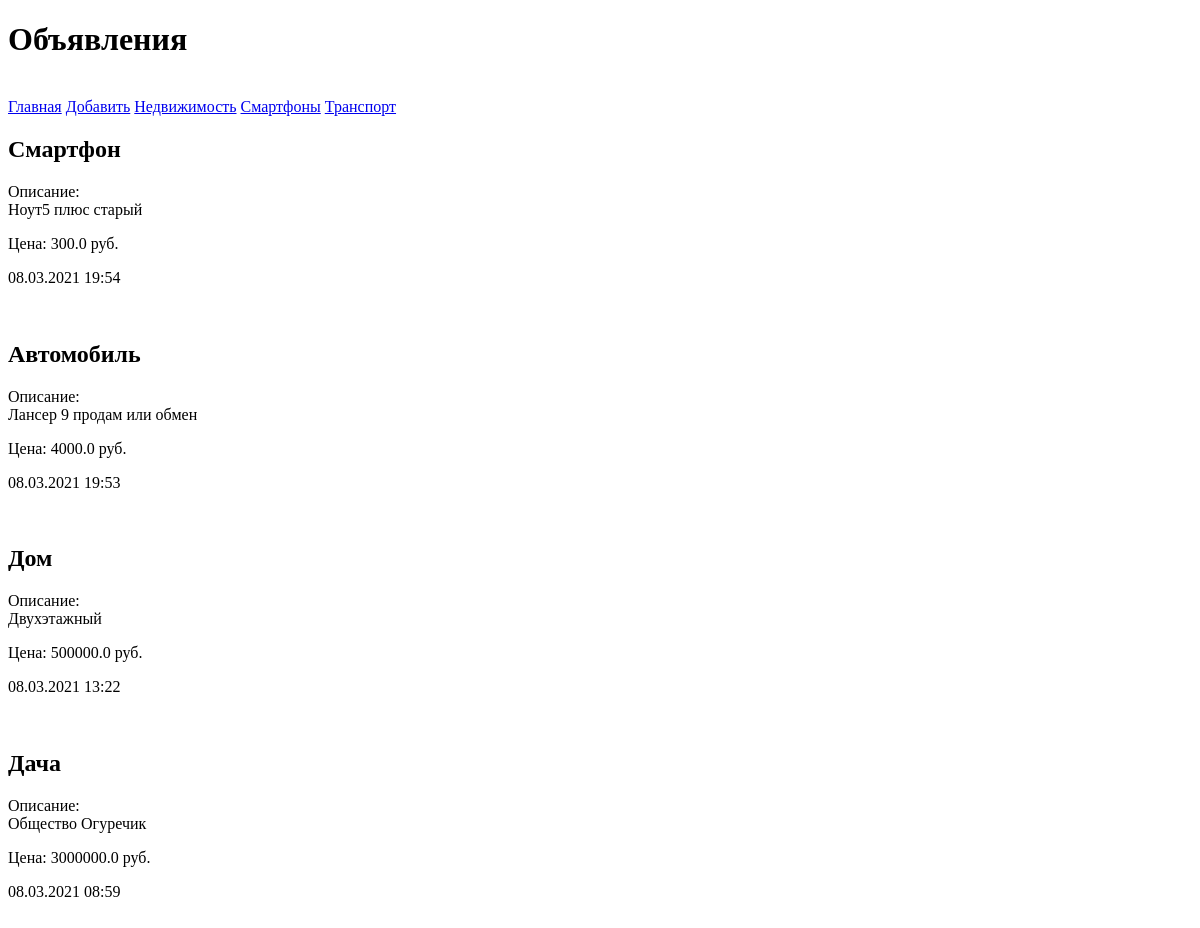
Page /bboard/ on the earlier database version.
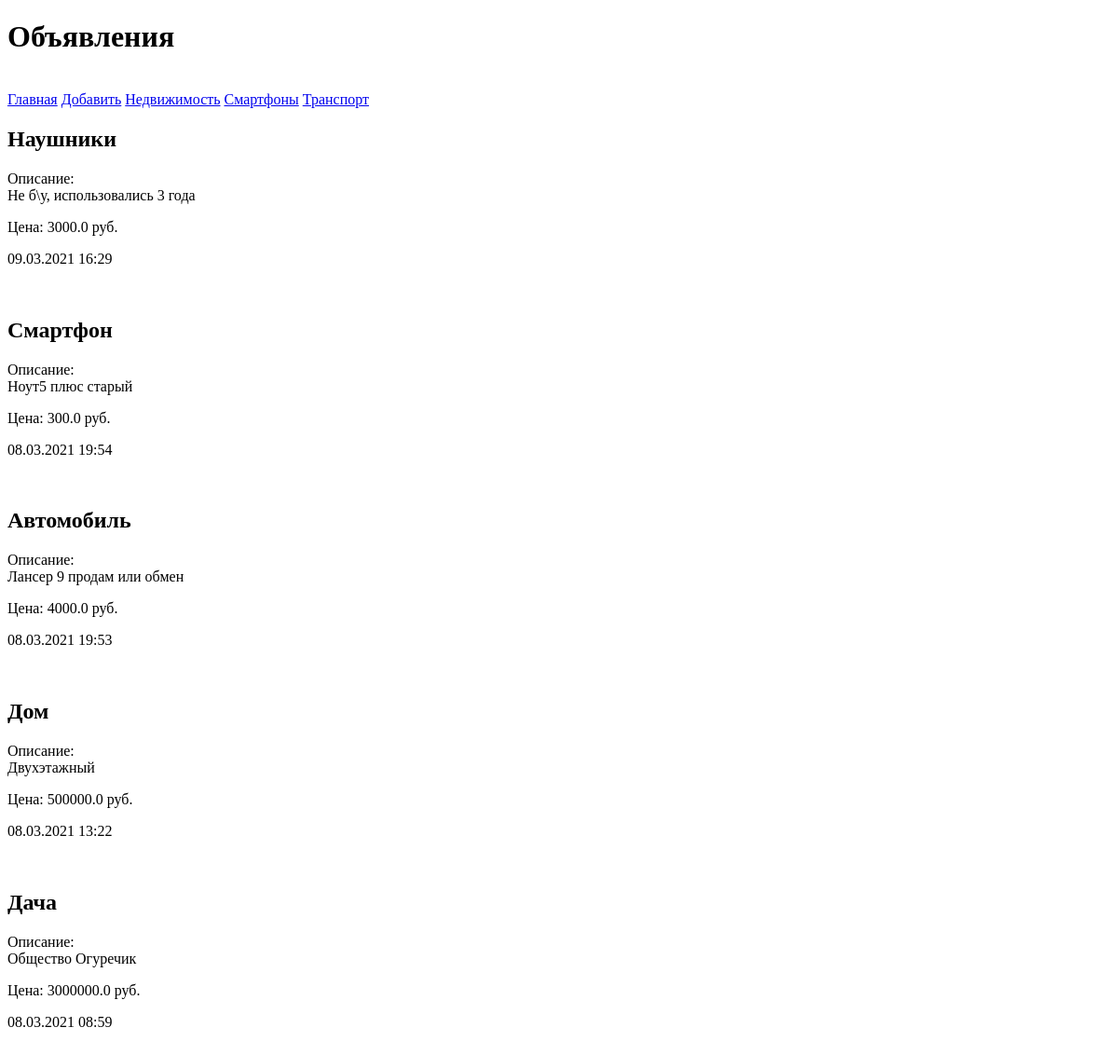
Same page on the later database version.
### bboard/models.py (models this page shows, shortened)
class Rubric(models.Model):
    name = models.CharField(max_length=20, db_index=True, verbose_name='Название')
    class Meta:
        verbose_name = 'Рубрика'
        verbose_name_plural = 'Рубрики'
        ordering = ['name']

class Bb(models.Model):
    title = models.CharField(max_length=50, verbose_name='Товар')
    content = models.TextField(null=True, blank=True, verbose_name='Описание')
    price = models.FloatField(null=True, blank=True, verbose_name='Цена')
    published = models.DateTimeField(auto_now_add=True, db_index=True, verbose_name='Опубликовано')
    rubric = models.ForeignKey('Rubric', null=True, on_delete=models.PROTECT, verbose_name='Рубрика')
    class Meta:
        verbose_name_plural = 'Объявления'
        verbose_name = 'Объявление'
        ordering = ['-published']

### bboard/views.py (the view)
# urls.py: path('', index, name='index'),
def index(request):
    bbs = Bb.objects.all()
    rubrics = Rubric.objects.all()
    context = {'bbs': bbs, 'rubrics': rubrics}
    return render(request, 'bboard/index.html', context)

### bboard/templates/bboard/index.html (shortened to what this page needs)
<!DOCTYPE html>
<head>
</head>
    <body>
    <h1>Объявления</h1>
    <br/>
    <div>
        <a href="{% url 'index' %}">Главная</a>
        <a href="{% url 'add' %}">Добавить</a>
        {% for rubric in rubrics %}
            <a href="{% url 'by_rubric' rubric.pk %}">{{ rubric.name }}</a>
        {% endfor %}
    </div>
    {% for bb in bbs %}
    <div>
        <h2>{{ bb.title }}</h2>
        <p>Описание: <br/>{{ bb.content }}</p>
        <p>Цена: {{ bb.price }} руб.</p>
        <p>{{ bb.published|date:"d.m.Y H:i" }}</p>
        <br/>
    </div>
    {% endfor %}
    </body>
</html>

Differences in the rows shown:
added Bb: title "Наушники", content "Не б\\у, использовались 3 года", price "3000.0", published "09.03.2021 16:29"
